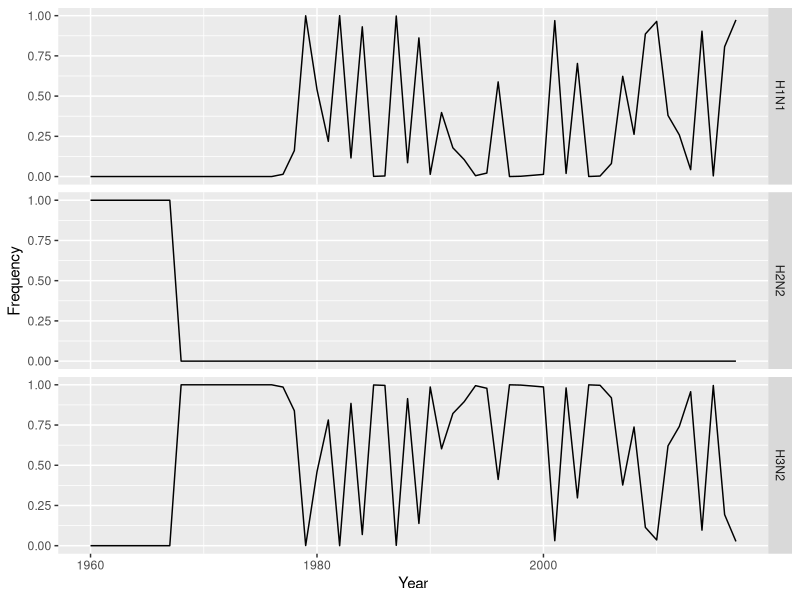

This figure's R source:
#! /usr/bin/env Rscript

# load the packages
library(dplyr)
library(tidyr)
library(ggplot2)

# Avian influenza cases in humans usually arise from two viral subtypes, H5N1
# and H7N9. An interesting observation is that the age distributions for H5N1
# and H7N9 cases differ: older people are more likely to get very sick and die
# from H7N9, and younger people from H5N1. There’s no evidence for age-related
# differences in exposure. A recent paper showed that the risk of severe
# infection or death with avian influenza from 1997-2015 could be well
# explained by a simple model that correlated infection risk with the subtype
# of seasonal (non-avian) influenza a person was first exposed to in childhood.
# Different subtypes (H1N1, H2N2, and H3N2) have circulated in different years.
# Perhaps because H3N2 is more closely related to H7N9 than to H5N1, people
# with primary H3N2 infections seem protected from severe infections with H7N9.
# The complement is true for people first infected with H1N1 or H2N2 and later
# exposed to H5N1.
#
# Of course, we do not know the full infection history of any person who was
# hospitalized with avian influenza. We only know the person’s age and the year
# of hospitalization or death. To perform their analysis, the authors needed to
# calculate the probability that each case had a primary infection with each
# subtype, i.e., the probability that a person born in a given year was first
# infected with each subtype. Your challenge is to calculate these
# probabilities.
#
# The authors had to make some assumptions. First, they assumed that the risk
# of influenza infection is 28% in each year of life. Second, they assumed that
# the frequency of each circulating subtype could be inferred from the numbers
# of isolates sampled (primarily in hospitals) each year. These counts are
# given in subtype_counts.csv.

# The challenge: For every year between 1960 and 1996, calculate the
# probability that a person born in that year had primary infection with H1N1,
# H2N2, and H3N2. You must program defensively to pull this off.

# The counts are actually given for each influenza season in the U.S., which is
# slightly different from a calendar year, but you can ignore this. You’ll
# notice that “1” and “0” are used where we know (or will assume) that only one
# subtype was circulating. The authors made several other assumptions, but this
# is good enough for now.

# INPUT
risk <- .28
start_year <- 1960
end_year <- 2017
challenge_end_year <- 1996

birdfludata <- tbl_df(read.csv("data/subtype_counts.csv", header=T))

multifludata <- birdfludata %>% gather("Strain", "Count", 2:4)
multifludata <- multifludata %>% group_by(Year) %>%
  mutate(Frequency=Count/sum(Count))

ggplot(multifludata) + aes(x=Year, y=Frequency, group=Strain) + geom_line() +
  facet_grid(Strain~.)

people <- tbl_df(data.frame(Birthyear=as.integer(seq(start_year,end_year,1))))
people$pH1N1 <- 1:length(people$Birthyear)*0
people$pH2N2 <- 1:length(people$Birthyear)*0
people$pH3N2 <- 1:length(people$Birthyear)*0
people$pNone <- 1:length(people$Birthyear)*0+1

# use recursive function to compute probabilities
recursiveflu <- function(year, flu_f, people_f, risk=0.28) {
  fH1N1 <- filter(flu_f, Year == year, Strain=="H1N1")$Frequency
  fH2N2 <- filter(flu_f, Year == year, Strain=="H2N2")$Frequency
  fH3N2 <- filter(flu_f, Year == year, Strain=="H3N2")$Frequency
  # print(c(fH1N1,fH2N2,fH3N2,risk))
  
  people_f$pH1N1 <- people_f$pH1N1 + risk*fH1N1*people_f$pNone
  people_f$pH2N2 <- people_f$pH2N2 + risk*fH2N2*people_f$pNone
  people_f$pH3N2 <- people_f$pH3N2 + risk*fH3N2*people_f$pNone
  people_f$pNone <- people_f$pNone * (1-risk)
  # print(people_f)

  if (year == end_year) {
    return(people_f)
  } else {
    recursiveflu(year+1, flu_f, people_f)
  }
}

yearNo <- 1
for (year in seq(start_year,end_year,1)) {
  people[yearNo,] <- recursiveflu(year, multifludata, filter(people, Birthyear == year), risk)
  print(recursiveflu(year, multifludata, filter(people, Birthyear == year), risk))
  yearNo <- yearNo + 1
}

soln <- people %>% filter(Birthyear >= start_year, Birthyear <= challenge_end_year)
print(soln)

# Birthyear       pH1N1     pH2N2      pH3N2        pNone
#      1960 0.001341773 0.9277796 0.07087863 5.312327e-09
#      1961 0.001863574 0.8996939 0.09844255 7.378232e-09
#      1962 0.002588298 0.8606859 0.13672576 1.024754e-08
#      1963 0.003594858 0.8065082 0.18989689 1.423270e-08
#      1964 0.004992858 0.7312614 0.26374568 1.976764e-08
#      1965 0.006934525 0.6267520 0.36631345 2.745505e-08
#      1966 0.009631285 0.4816000 0.50876868 3.813202e-08
#      1967 0.013376784 0.2800000 0.70662316 5.296114e-08
#      1968 0.018578867 0.0000000 0.98142106 7.355714e-08
#      1969 0.025803982 0.0000000 0.97419592 1.021627e-07
#      1970 0.035838863 0.0000000 0.96416099 1.418926e-07
#      1971 0.049776199 0.0000000 0.95022360 1.970731e-07
#      1972 0.069133610 0.0000000 0.93086612 2.737126e-07
#      1973 0.096018902 0.0000000 0.90398072 3.801564e-07
#      1974 0.133359587 0.0000000 0.86663989 5.279950e-07
#      1975 0.185221648 0.0000000 0.81477762 7.333264e-07
#      1976 0.257252289 0.0000000 0.74274669 1.018509e-06
#      1977 0.357294846 0.0000000 0.64270374 1.414596e-06
#      1978 0.490816485 0.0000000 0.50918155 1.964716e-06
#      1979 0.618959042 0.0000000 0.38103823 2.728773e-06
#      1980 0.471117279 0.0000000 0.52887893 3.789962e-06
#      1981 0.444119343 0.0000000 0.55587539 5.263836e-06
#      1982 0.531762977 0.0000000 0.46822971 7.310884e-06
#      1983 0.349670801 0.0000000 0.65031904 1.015401e-05
#      1984 0.440719250 0.0000000 0.55926665 1.410278e-05
#      1985 0.250217861 0.0000000 0.74976255 1.958720e-05
#      1986 0.347131792 0.0000000 0.65284100 2.720445e-05
#      1987 0.480728608 0.0000000 0.51923361 3.778395e-05
#      1988 0.279669174 0.0000000 0.72027835 5.247771e-05
#      1989 0.355004578 0.0000000 0.64492254 7.288571e-05
#      1990 0.158014565 0.0000000 0.84188421 1.012302e-04
#      1991 0.214184600 0.0000000 0.78567480 1.405974e-04
#      1992 0.142787253 0.0000000 0.85701747 1.952742e-04
#      1993 0.128882936 0.0000000 0.87084585 2.712142e-04
#      1994 0.138198567 0.0000000 0.86142475 3.766864e-04
#      1995 0.189912666 0.0000000 0.80956416 5.231755e-04
#      1996 0.255398585 0.0000000 0.74387478 7.266327e-04

